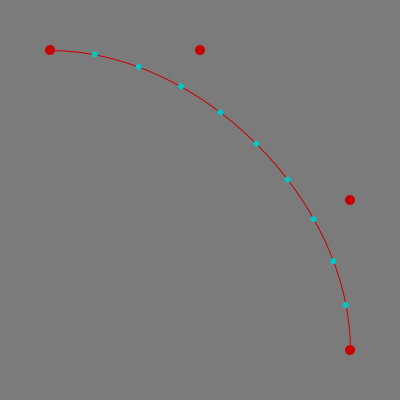
Frame 1 (no input)
Frame 60 (the mouse pressed at the canvas centre just before this capture): identical to frame 1, image omitted
Frame 120 (the mouse held since frame 60 and released just before this capture): identical to frame 1, image omitted

The Processing sketch that drew this single still picture (run headless with seeded random() and noise(); from frame 60 on, the mouse is pressed at the canvas centre):

// Processing sketch: bezier_how
// ── bezier_how.pde
// April, 2019
// by Dae In Chung
// www.dizicode.com

PVector p1;
PVector cp1;
PVector cp2;
PVector p2;

boolean clickP1 = false;
boolean clickCP1 = false;
boolean clickCP2 = false;
boolean clickP2 = false;

void setup() {
  size(400, 400);

  p1 = new PVector(50, 50);
  cp1 = new PVector(200, 50);
  cp2 = new PVector(350, 200);
  p2 = new PVector(350, 350);
}

void draw() {
  background(123);
  noFill();

  stroke(200, 0, 0);
  bezier(p1.x, p1.y, cp1.x, cp1.y, cp2.x, cp2.y, p2.x, p2.y);

  // without bezier()
  noStroke();
  fill(0, 200, 200);
  for (int i = 0; i < 10; i++) {
    float amt = i/10.;
    PVector q0 = PVector.lerp(p1, cp1, amt);
    PVector q1 = PVector.lerp(cp1, cp2, amt);
    PVector q2 = PVector.lerp(cp2, p2, amt);
    PVector r0 = PVector.lerp(q0, q1, amt);
    PVector r1 = PVector.lerp(q1, q2, amt);
    PVector s0 = PVector.lerp(r0, r1, amt);
    ellipse(s0.x, s0.y, 6, 6);
  }

  noStroke();
  fill(200, 0, 0);
  ellipse(p1.x, p1.y, 10, 10);
  ellipse(cp1.x, cp1.y, 10, 10);
  ellipse(cp2.x, cp2.y, 10, 10);
  ellipse(p2.x, p2.y, 10, 10);
}
